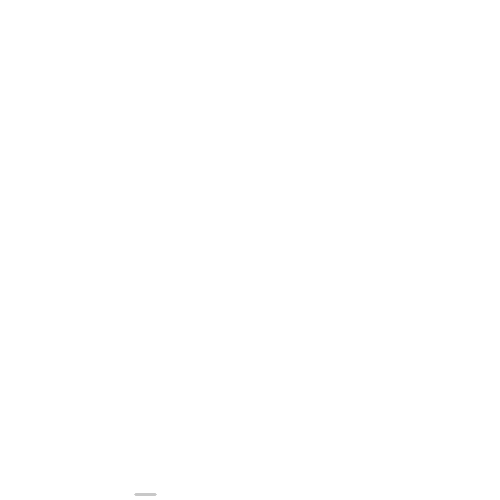
Frame 1 (no input)
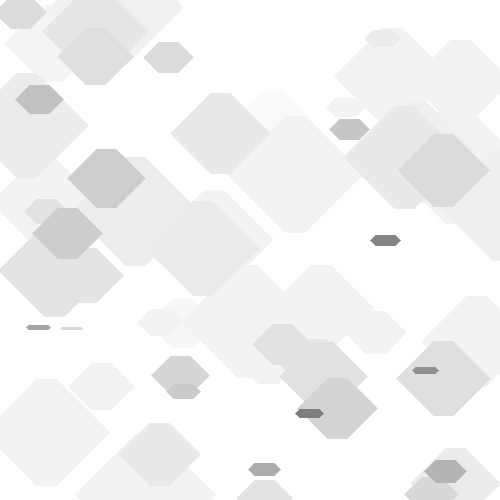
Frame 60 (the mouse pressed at the canvas centre just before this capture)
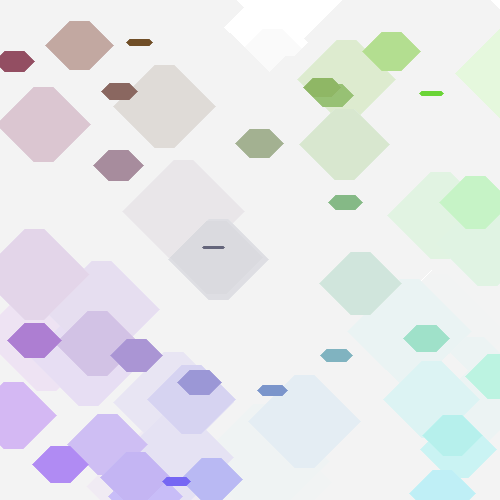
Frame 120 (the mouse held since frame 60 and released just before this capture)

The Processing sketch that drew these frames (run headless with seeded random() and noise(); from frame 60 on, the mouse is pressed at the canvas centre):

// Processing sketch: dull2
// ── dull2.pde
void setup() {
  size(500, 500);
  background(255);
}

float a, b;

void draw() {
  noStroke();
  fill(255, 10);
  rect(0, 0, 600, 600);
  stroke(random(100, 255));
  a = random(520);
  b = random(520);
  if (mousePressed) {
    stroke(100, a/2, b/2);
  }
  translate(a, b);
  line(0, 0, 20, 0);
  filter(ERODE);
}
